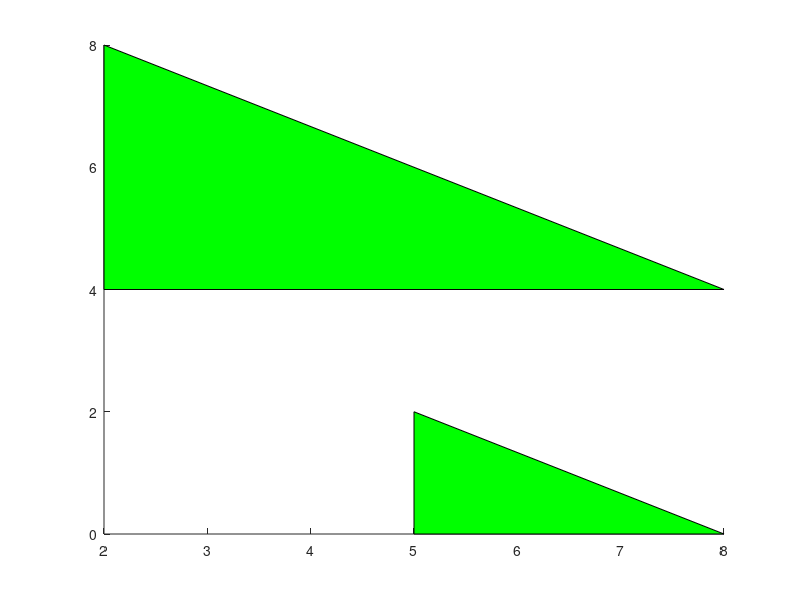

This chart was generated by the following MATLAB code:
%=============================================================================
% Copyright (c) 2016-present Allan CORNET (Nelson)
%=============================================================================
% This file is part of Nelson.
%=============================================================================
% LICENCE_BLOCK_BEGIN
% SPDX-License-Identifier: LGPL-3.0-or-later
% LICENCE_BLOCK_END
%=============================================================================
% <--ADV-CLI MODE-->
%=============================================================================
figure();
x2 = [2 5; 2 5; 8 8];
y2 = [4 0; 8 2; 4 0];
p = patch(x2, y2, [0 1 0]);
%=============================================================================
